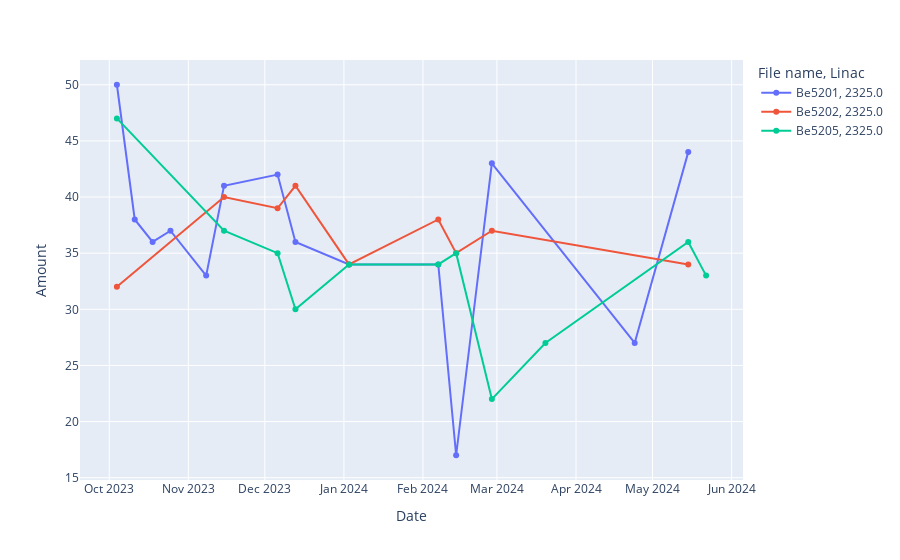

The cell this chart's notebook holds for it:
### Code cell
px.line(plotting_per_file, x='Date', y='Amount', color='File name', markers=True, symbol='Linac', hover_data="First entry")

### Figure 1 — Plotly figure (JSON) as saved in the notebook; plotly's stock layout.template omitted (floating-point values rounded to 4 significant figures)
{"data": [{"customdata": [["2023-09-13"], ["2023-09-13"], ["2023-09-13"], ["2023-09-13"], ["2023-09-13"], ["2023-09-13"], ["2023-09-13"], ["2023-09-13"], ["2023-09-13"], ["2023-09-13"], ["2023-09-13"], ["2023-09-13"], ["2023-09-13"], ["2023-09-13"]], "hovertemplate": "File name=Be5201<br>Linac=2325.0<br>Date=%{x}<br>Amount=%{y}<br>First entry=%{customdata[0]}<extra></extra>", "legendgroup": "Be5201, 2325.0", "line": {"color": "#636efa", "dash": "solid"}, "marker": {"symbol": "circle"}, "mode": "lines+markers", "name": "Be5201, 2325.0", "orientation": "v", "showlegend": true, "type": "scatter", "x": ["2023-10-04", "2023-10-11", "2023-10-18", "2023-10-25", "2023-11-08", "2023-11-15", "2023-12-06", "2023-12-13", "2024-01-03", "2024-02-07", "2024-02-14", "2024-02-28", "2024-04-24", "2024-05-15"], "xaxis": "x", "y": [50.0, 38.0, 36.0, 37.0, 33.0, 41.0, 42.0, 36.0, 34.0, 34.0, 17.0, 43.0, 27.0, 44.0], "yaxis": "y"}, {"customdata": [["2023-09-13"], ["2023-09-13"], ["2023-09-13"], ["2023-09-13"], ["2023-09-13"], ["2023-09-13"], ["2023-09-13"], ["2023-09-13"], ["2023-09-13"]], "hovertemplate": "File name=Be5202<br>Linac=2325.0<br>Date=%{x}<br>Amount=%{y}<br>First entry=%{customdata[0]}<extra></extra>", "legendgroup": "Be5202, 2325.0", "line": {"color": "#EF553B", "dash": "solid"}, "marker": {"symbol": "circle"}, "mode": "lines+markers", "name": "Be5202, 2325.0", "orientation": "v", "showlegend": true, "type": "scatter", "x": ["2023-10-04", "2023-11-15", "2023-12-06", "2023-12-13", "2024-01-03", "2024-02-07", "2024-02-14", "2024-02-28", "2024-05-15"], "xaxis": "x", "y": [32.0, 40.0, 39.0, 41.0, 34.0, 38.0, 35.0, 37.0, 34.0], "yaxis": "y"}, {"customdata": [["2023-09-13"], ["2023-09-13"], ["2023-09-13"], ["2023-09-13"], ["2023-09-13"], ["2023-09-13"], ["2023-09-13"], ["2023-09-13"], ["2023-09-13"], ["2023-09-13"], ["2023-09-13"]], "hovertemplate": "File name=Be5205<br>Linac=2325.0<br>Date=%{x}<br>Amount=%{y}<br>First entry=%{customdata[0]}<extra></extra>", "legendgroup": "Be5205, 2325.0", "line": {"color": "#00cc96", "dash": "solid"}, "marker": {"symbol": "circle"}, "mode": "lines+markers", "name": "Be5205, 2325.0", "orientation": "v", "showlegend": true, "type": "scatter", "x": ["2023-10-04", "2023-11-15", "2023-12-06", "2023-12-13", "2024-01-03", "2024-02-07", "2024-02-14", "2024-02-28", "2024-03-20", "2024-05-15", "2024-05-22"], "xaxis": "x", "y": [47.0, 37.0, 35.0, 30.0, 34.0, 34.0, 35.0, 22.0, 27.0, 36.0, 33.0], "yaxis": "y"}], "layout": {"legend": {"title": {"text": "File name, Linac"}, "tracegroupgap": 0}, "margin": {"t": 60}, "xaxis": {"anchor": "y", "domain": [0, 1], "title": {"text": "Date"}}, "yaxis": {"anchor": "x", "domain": [0, 1], "title": {"text": "Amount"}}}}
